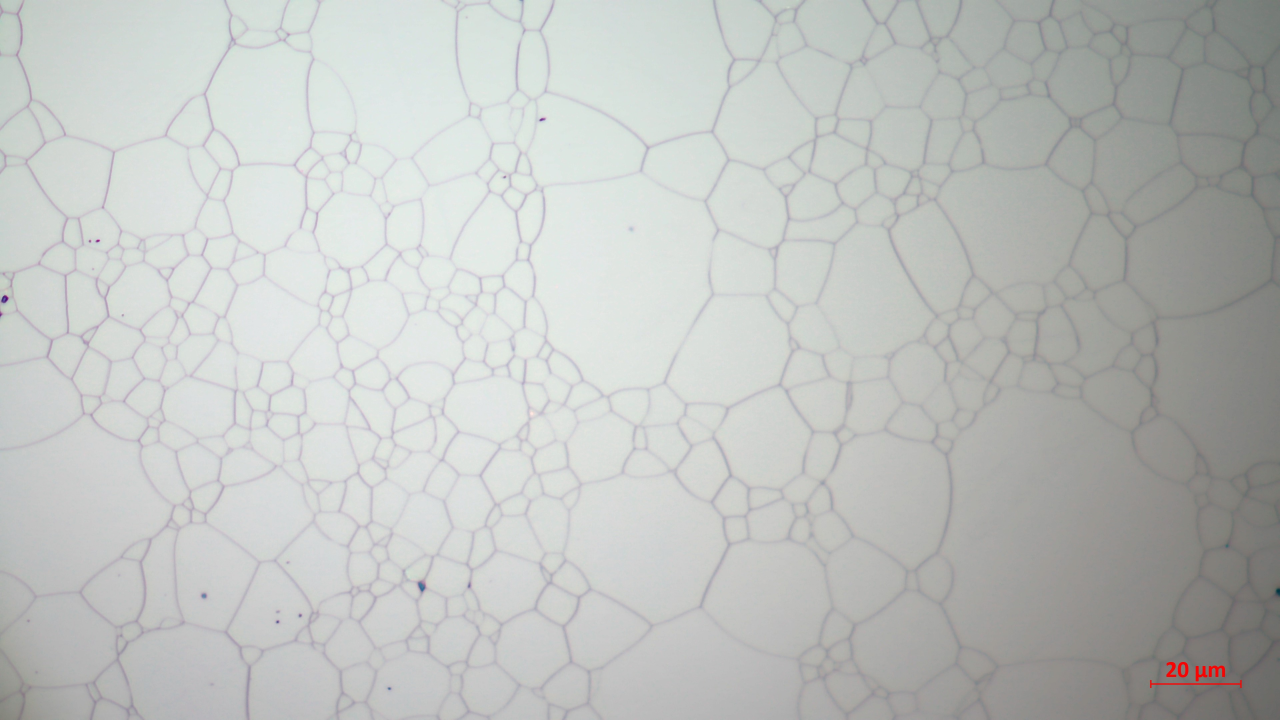
#> input picture example_data/Snap-04.jpg, 3840 x 2160 px (shown at 1/3 size)
$ python extract_grains_area.py --img ../example_data/Snap-04.jpg --out-img out.png --out-csv out.png
#> lines starting #> are read from the running program, lines starting #| are printed output that depends on the picture; after the words box and inside, x2 and y2 are one past the last pixel; in counts of white or black regions, pixels touching at a corner belong together
### grains/core.py
import cv2 as cv

from grains.area import get_contours_area
from grains.find_contours import find_image_contours

TOP_GRAINS = 100


def extract_contour_areas_and_output(img_path, out_img_path, out_csv_path):
    """
    Reads image, extracts it contours, calculates areas, output it as CSV

    Parameters
    ----------
    img_path : str
        Path to an input image
    out_img_path : str
        Path to an output image with contours and they indices drawn
    out_csv_path : str
        Path to an output CSV file
    """
#> called with img_path = '../example_data/Snap-04.jpg', out_img_path = 'out.png', out_csv_path = 'out.png'
    img = cv.imread(img_path)
#> img is the input picture: shape (2160, 3840, 3); mean B, G, R 191.2, 193.6, 190.9
    contours = find_image_contours(img)
    df = get_contours_area(contours)

    # Draw out image for debug
    out_img = _prepare_out_image(df, img)
    cv.imwrite(out_img_path, out_img)

    # Store data as csv
    df = _prepare_out_csv(df)
    df.to_csv(out_csv_path, index=False)


# [17 lines left out: functions _prepare_out_image, _prepare_out_csv, not called in this run]

### grains/find_contours.py
from functools import reduce

import cv2 as cv

BLUR_CORE = 8
CLAHE_CLIP_LIMIT = 25.0
CLAHE_CORE = 64
MIN_CONTOUR_LENGTH = 10
LIGHT_LIMIT = 2500


def find_image_contours(img):
    """
    Find grains contours on an image

    Parameters
    ----------
    img : np.array[x, y, 3]
        RGB grains image

    Returns
    -------
    List of np.array[n, 1, 2]
        List of contours found. Each contour is a set of xy points
   """
    gray_img = _gray(img)
    find_contours_img = reduce(
        lambda x, y: y(x), [_blur, _clahe, _triangle_threshold], gray_img
    )
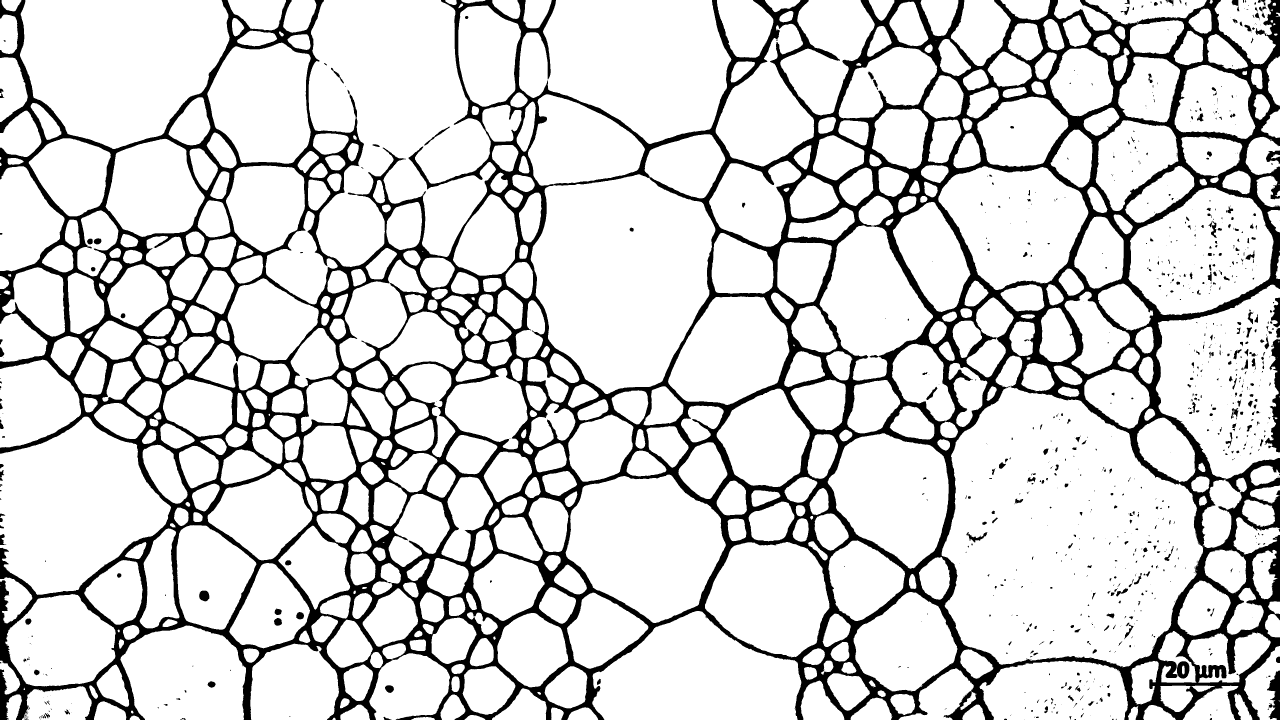
#> find_contours_img: shape (2160, 3840) (shown at 1/3 size); 83.7% white; 937 black regions (521 under 20 px)
    find_contours_img_crop = _crop_to_max_point(gray_img, find_contours_img)
    contours = _find_contours(find_contours_img_crop)
    return contours


def _gray(img):
    return cv.cvtColor(img, cv.COLOR_BGR2GRAY)


def _blur(img):
    return cv.blur(img, (BLUR_CORE, BLUR_CORE))


def _clahe(img):
    clahe = cv.createCLAHE(clipLimit=CLAHE_CLIP_LIMIT, tileGridSize=(CLAHE_CORE, CLAHE_CORE))
    return clahe.apply(img)


def _triangle_threshold(img):
    return cv.threshold(img, 0, 255, cv.THRESH_TRIANGLE+cv.THRESH_BINARY)[1]


def _crop_to_max_point(original_img, img_to_crop):
    _, _, _, max_loc = cv.minMaxLoc(original_img)
#> max_loc = (1595, 1239)
    xs = int(max(max_loc[1] - LIGHT_LIMIT, 0))
#> xs = 0
    xe = int(min(max_loc[1] + LIGHT_LIMIT, original_img.shape[0]))
#> xe = 2160
    ys = int(max(max_loc[0] - LIGHT_LIMIT, 0))
#> ys = 0
    ye = int(min(max_loc[0] + LIGHT_LIMIT, original_img.shape[1]))
#> ye = 3840
    img_crop = img_to_crop[xs:xe, ys:ye]
    return img_crop


def _find_contours(img):
    contours, _ = cv.findContours(img, cv.RETR_TREE, cv.CHAIN_APPROX_SIMPLE)
#> contours = 1710 contours, 763 with area under 20; largest, box (x1, y1, x2, y2) and area: (2825, 1067, 3610, 2002) 490510, (926, 0, 1488, 801) 300162, (1592, 523, 2146, 1182) 267802, (60, 0, 689, 447) 214462, (1557, 0, 2194, 432) 199878
    # clean noise
    contours = [c for c in contours if len(c) >= MIN_CONTOUR_LENGTH]
#> contours = 935 contours, 40 with area under 20; largest, box (x1, y1, x2, y2) and area: (2825, 1067, 3610, 2002) 490510, (926, 0, 1488, 801) 300162, (1592, 523, 2146, 1182) 267802, (60, 0, 689, 447) 214462, (1557, 0, 2194, 432) 199878
    return contours

### grains/area.py
import pandas as pd
import cv2 as cv


def get_contours_area(contours):
    """
    Calculates area for each image contour and returns contours along with areas as DataFrame

    Parameters
    ----------
    contours : List of np.array[n, 1, 2]
        Contours on image

    Returns
    -------
    pd.DataFrame
        DataFrame with contours and areas
    """
    contours_df = pd.DataFrame(contours, columns=['contours'])
    contours_df['areas'] = contours_df['contours'].apply(cv.contourArea)
    contours_df = contours_df.sort_values(by='areas', ascending=False).reset_index(drop=True)
    return contours_df

### scripts/extract_grains_area.py
import argparse

from grains.core import extract_contour_areas_and_output

parser = argparse.ArgumentParser(description='Estimate area of grains on a picture.')

parser.add_argument('--img', type=str, help='Path to an image with grains.', required=True)
parser.add_argument('--out-img', type=str, help='Path for output image with grains contours.', required=True)
parser.add_argument(
    '--out-csv',
    type=str,
    help='Path for output CSV dataset with grains areas and debug information.',
    required=True
)

if __name__ == '__main__':
    args = parser.parse_args()
    extract_contour_areas_and_output(
        args.img,
        args.out_img,
        args.out_csv,
    )
#> (the run stopped early here; a loop or call above may not have finished)
